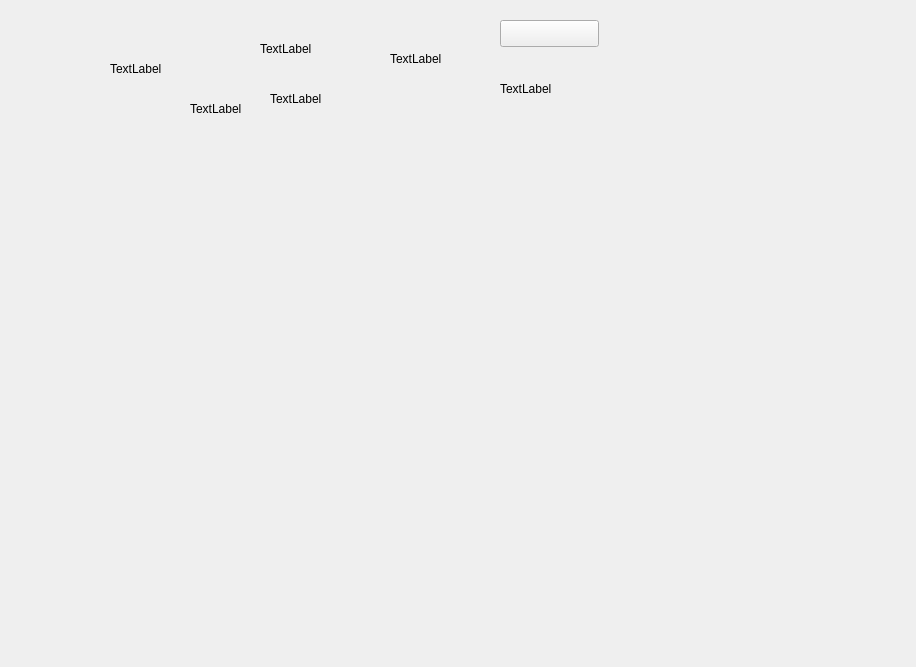
<?xml version="1.0" encoding="UTF-8"?>
<ui version="4.0">
 <class>QCleanForm</class>
 <widget class="QWidget" name="QCleanForm">
  <property name="geometry">
   <rect>
    <x>0</x>
    <y>0</y>
    <width>916</width>
    <height>667</height>
   </rect>
  </property>
  <property name="windowTitle">
   <string>Form</string>
  </property>
  <widget class="QLabel" name="lb_clean_jieshoubei">
   <property name="geometry">
    <rect>
     <x>110</x>
     <y>60</y>
     <width>67</width>
     <height>17</height>
    </rect>
   </property>
   <property name="text">
    <string>TextLabel</string>
   </property>
  </widget>
  <widget class="QLabel" name="lb_clean_jianguan">
   <property name="geometry">
    <rect>
     <x>390</x>
     <y>50</y>
     <width>67</width>
     <height>17</height>
    </rect>
   </property>
   <property name="text">
    <string>TextLabel</string>
   </property>
  </widget>
  <widget class="QLabel" name="lb_clean_pengsuan">
   <property name="geometry">
    <rect>
     <x>260</x>
     <y>40</y>
     <width>67</width>
     <height>17</height>
    </rect>
   </property>
   <property name="text">
    <string>TextLabel</string>
   </property>
  </widget>
  <widget class="QLabel" name="lb_clean_yiqi">
   <property name="geometry">
    <rect>
     <x>500</x>
     <y>80</y>
     <width>67</width>
     <height>17</height>
    </rect>
   </property>
   <property name="text">
    <string>TextLabel</string>
   </property>
  </widget>
  <widget class="QLabel" name="lb_clean_xiaohuaguan">
   <property name="geometry">
    <rect>
     <x>270</x>
     <y>90</y>
     <width>67</width>
     <height>17</height>
    </rect>
   </property>
   <property name="text">
    <string>TextLabel</string>
   </property>
  </widget>
  <widget class="QLabel" name="lb_clean_huansuan">
   <property name="geometry">
    <rect>
     <x>190</x>
     <y>100</y>
     <width>67</width>
     <height>17</height>
    </rect>
   </property>
   <property name="text">
    <string>TextLabel</string>
   </property>
  </widget>
  <widget class="QPushButton" name="pb_clean_start">
   <property name="geometry">
    <rect>
     <x>500</x>
     <y>20</y>
     <width>99</width>
     <height>27</height>
    </rect>
   </property>
   <property name="text">
    <string/>
   </property>
  </widget>
 </widget>
 <resources/>
 <connections/>
</ui>
